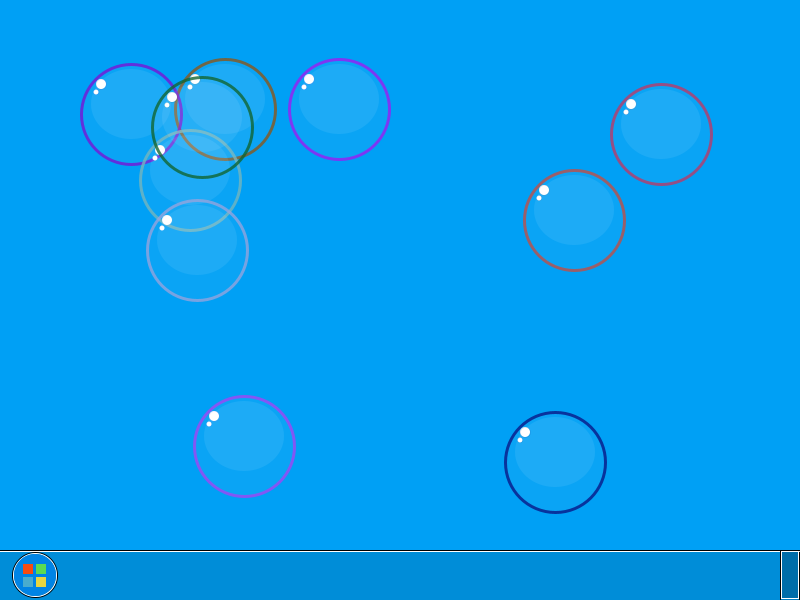
Frame 1 (no input)
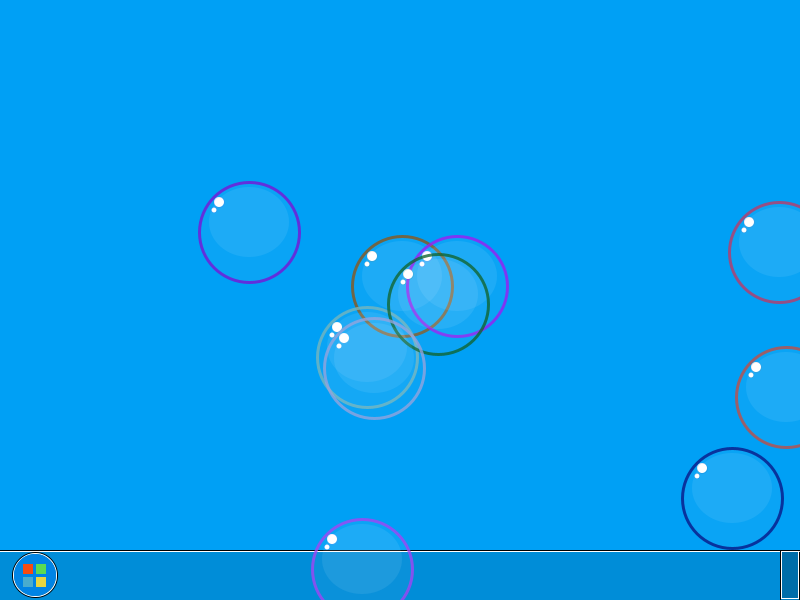
Frame 60 (the mouse pressed at the canvas centre just before this capture)
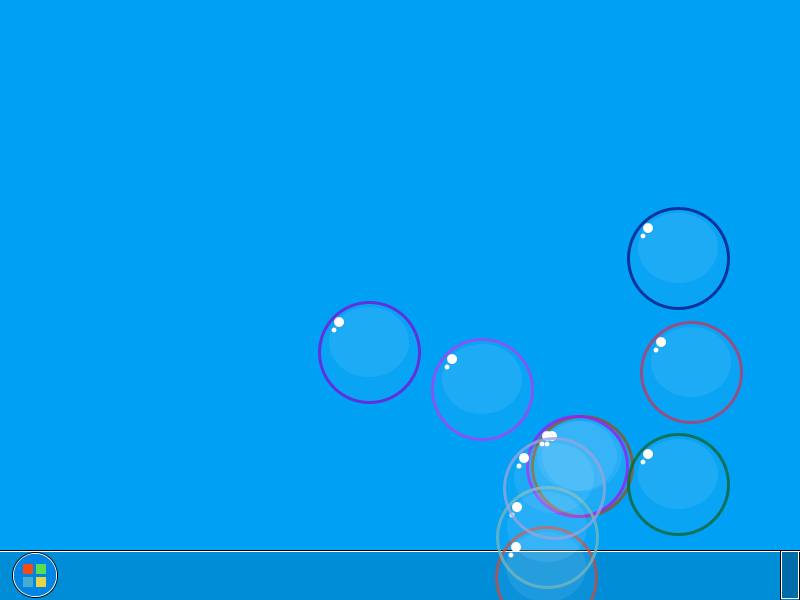
Frame 120 (the mouse held since frame 60 and released just before this capture)

The Processing sketch that drew these frames (run headless with seeded random() and noise(); from frame 60 on, the mouse is pressed at the canvas centre):

// Processing sketch: processing_82602
// ── processing_82602.pde

Ball ball;
Ball ball2;
Ball ball3;
Ball ball4;
Ball ball5;
Ball ball6;
Ball ball7;
Ball ball8;
Ball ball9;
Ball ball10;
void setup()
{
  size(800, 600);
  ball = new Ball();
  ball2 = new Ball();
  ball3 = new Ball();
  ball4 = new Ball();
  ball5 = new Ball();
  ball6 = new Ball();
  ball7 = new Ball();
  ball8 = new Ball();
  ball9 = new Ball();
  ball10 = new Ball();
}
void draw()
{
  background(0, 160, 245);
  pushStyle();
  strokeWeight(1);
  stroke(0);
  //Taskbar
  fill(0, 0, 0, 30);
  rect(-1, height-50, width, height);
  stroke(255);
  pushStyle();
  stroke(0);
  ellipse(35, height-25, 45, 45);
  popStyle();
  line(-1, height-49, width, height-49);
  ellipse(35, height-25, 43, 43);
  //Desktop icon
  pushStyle();
  stroke(0);
  rect(width-20, height-50, width, height);
  stroke(255);
  rect(width-19, height-49, 17, 47);
  popStyle();
  //Start button
  pushStyle();
  noStroke();
  fill(0, 132, 229);
  ellipse(35, height-25, 42, 42);
  //Boxes
  //Red
  fill(247, 75, 17);
  rect(23, height-36, 10, 10);
  //Green
  fill(90, 219, 82);
  rect(36, height-36, 10, 10);
  //Blue
  fill(73, 172, 206);
  rect(23, height-23, 10, 10);
  //Yellow
  fill(232, 213, 63);
  rect(36, height-23, 10, 10);
  popStyle();
  ball.move();
  ball.bounce();
  ball.show();
  ball2.move();
  ball2.bounce();
  ball2.show();
  ball3.move();
  ball3.bounce();
  ball3.show();
  ball4.move();
  ball4.bounce();
  ball4.show();
  ball5.move();
  ball5.bounce();
  ball5.show();
  ball6.move();
  ball6.bounce();
  ball6.show();
  ball7.move();
  ball7.bounce();
  ball7.show();
  ball8.move();
  ball8.bounce();
  ball8.show();
  ball9.move();
  ball9.bounce();
  ball9.show();
  ball10.move();
  ball10.bounce();
  ball10.show();
}
class Ball
{
  float r = random(256);
  float g = random(256);
  float b = random(256);
  int x = int(random(width-(width-100), width-100));
  int y = int(random(height-(height-100), height-100));
  int xdir = int(random(2, 5));
  int ydir = int(random(2, 5));
  void show()
  {
    pushStyle();
    fill(255, 255, 255, 10);
    strokeWeight(3);
    stroke(r, g, b, 200);
    ellipse(x, y, 100, 100);
    fill(255);
    strokeWeight(0);
    ellipse(x-30, y-30, 10, 10);
    ellipse(x-35, y-22, 5, 5);
    noStroke();
    fill(255, 255, 255, 20);
    ellipse(x, y-10, 80, 70);
    popStyle();
  }
  void move()
  {
    x = x + xdir;
    y = y + ydir;
  }
  void bounce()
  {
    if (x <= 5 || x >= width-5)
    {
      xdir = -xdir;
    }
    if (y <= 5 || y >= height-5)
    {
      ydir = -ydir;
    }
  }
}
